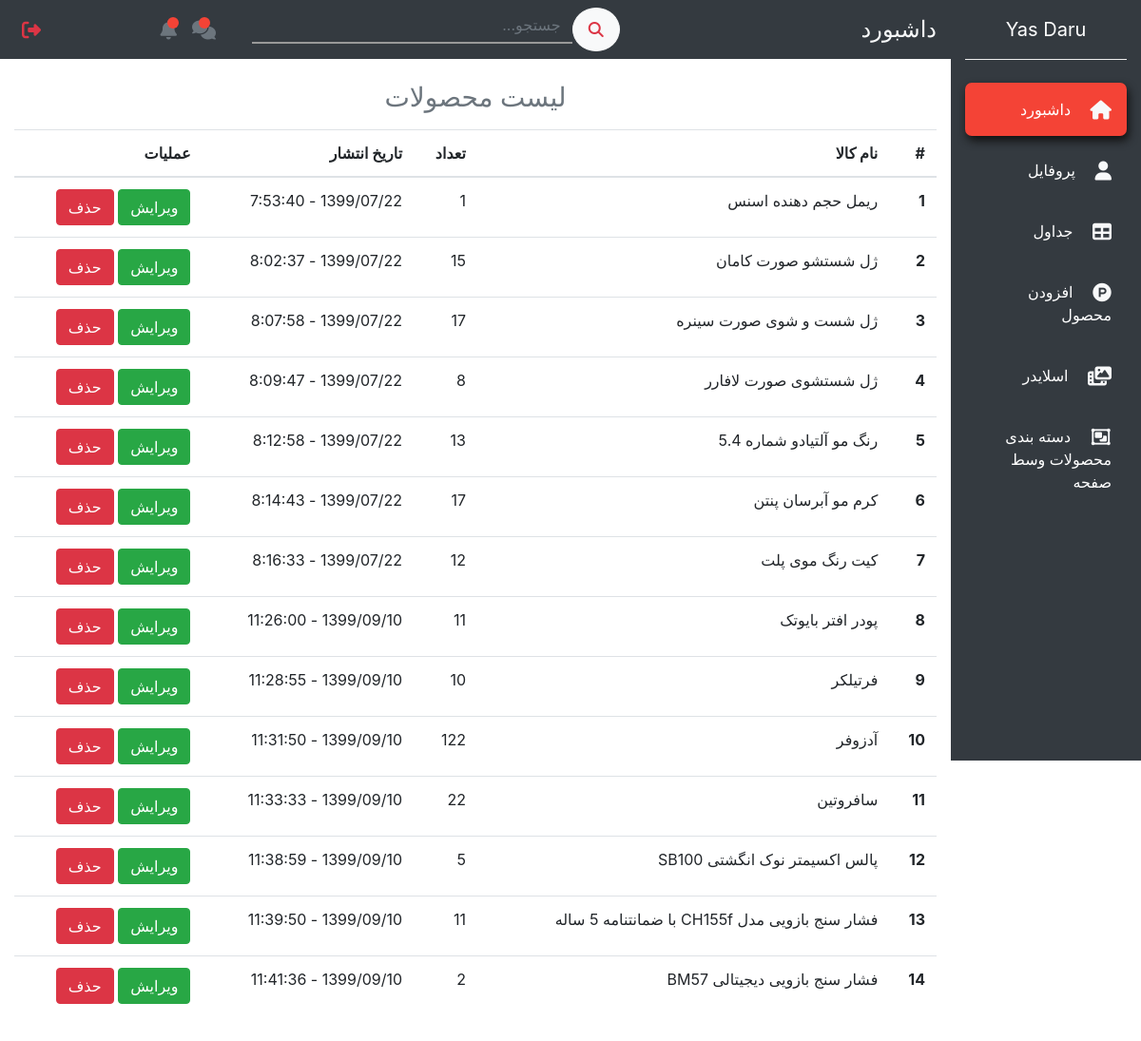
The page /dashboard/tables/ (signed in) on the database its author committed.
### products/models.py (models this page shows, shortened)
class Product(models.Model):
    english_title       = models.CharField(max_length=200)
    persian_title       = models.CharField(max_length=200)
    brand_name          = models.CharField(max_length=200)
    price               = models.DecimalField(decimal_places=0, max_digits=30, default=100000)
    quantity            = models.PositiveIntegerField(default='1')
    slug                = models.SlugField(max_length=250, blank=True, null=True)
    active              = models.BooleanField(default=True)
    featured            = models.BooleanField(default=False)
    image               = models.ImageField(upload_to='products_pics', null=True, blank=True)
    date                = models.CharField(max_length=200, default=shamsi_date)
    category            = models.ForeignKey(Category, models.SET_NULL, null=True, blank=True)
    sub_category        = models.ForeignKey(SubCategory, models.SET_NULL, null=True, blank=True)
    description         = models.ForeignKey(StandardDescription, models.SET_NULL, null=True, blank=True)
    image_medium = ImageSpecField(source='image',
                                  processors=[Thumbnail(120, 120)],
                                  format='JPEG',
                                  options={'quality': 60})
    image_small = ImageSpecField(source='image',
                                 processors=[Thumbnail(50, 50)],
                                 format='JPEG',
                                 options={'quality': 60})

### dashboard/views.py (the view)
# urls.py: path('tables/', tables, name='tables'),
@staff_member_required
def tables(request):
    products = Product.objects.all()
    return render(request, 'dashboard/tables.html', {'products': products})

### A/dateconverter.py (called while the page is built)
def gLeapYear(y):
    if (y % 4 == 0) and ((y % 100 != 0) or (y % 400 == 0)):
        return True
    else:
        return False

### A/utils.py (called while the page is built)
def shamsi_date():
    now    = datetime.datetime.now()
    year   = now.year
    month  = now.month
    day    = now.day
    hour   = now.hour
    minute = now.minute
    second = now.second
    if len(str(day)) == 1:
        day = "0" + str(day)
    if len(str(month)) == 1:
        month = "0" + str(month)
    if len(str(minute)) == 1:
        minute = "0" + str(minute)
    if len(str(second)) == 1:
        second = "0" + str(second)
    stoday   = shamsiDate(int(year), int(month), int(day))
    clocknow = str(hour) +":"+ str(minute) +":"+ str(second)
    return f'{stoday} - {clocknow}'

### accounts/models.py (called while the page is built)
    @property
    def is_staff(self):
        return self.is_admin

### carts/models.py (called while the page is built)
def pre_save_cart_receiver(sender, instance, *args, **kwargs):
    if instance.subtotal > 0:
        instance.total = instance.subtotal + 0
    else:
        instance.total = 0.00

    def new_or_get(self, request):
        cart_id = request.session.get('cart_id', None)
        qs = self.get_queryset().filter(id=cart_id)
        if qs.count() == 1:
            new_obj = False
            print('Cart id exists')
            cart_obj = qs.first()
            if request.user.is_authenticated and cart_obj.user is None:
                cart_obj.user = request.user
                cart_obj.save()
        else:
            cart_obj = Cart.objects.new(user=request.user)
            new_obj = True
            request.session['cart_id'] = cart_obj.id
        return cart_obj, new_obj

    def new(self, user=None):
        user_obj = None
        if user is not None:
            if user.is_authenticated:
                user_obj = user
        return self.model.objects.create(user=user_obj)

### main/context_processors.py (called while the page is built)
def general_context(request):
    cart_obj, new_obj = Cart.objects.new_or_get(request)
    return {
                'cart': cart_obj,
            }

### dashboard/templates/dashboard/tables.html
{% extends 'dashboard/base.html' %}
{% block content %}
  <section id="tables1">
    <div class="container-fluid">
      <div class="row mb-5">
        <div class="col-xl-10 col-lg-9 col-md-8 mr-auto">
          <div class="row">
            <div class="col-12">
              <h3 class="text-muted text-center mb-3">لیست محصولات</h3>
            </div>
            <div class="col-12">
              <table class="table">
                <thead>
                  <tr>
                    <th scope="col">#</th>
                    <th scope="col">نام کالا</th>
                    <th scope="col">تعداد</th>
                    <th scope="col">تاریخ انتشار</th>
                    <th scope="col">عملیات</th>
                  </tr>
                </thead>
                <tbody>
                  {% for product in products %}
                  <tr>
                      <th scope="row">{{ forloop.counter }}</th>
                      <td>{{ product.persian_title }}</td>
                      <td>{{ product.quantity }}</td>
                      <td>{{ product.date }}</td>
                      <td>
                        <a class="btn btn-success" href="{% url 'dashboard:edit-product' product.pk %}">ویرایش</a>
                        <a class="btn btn-danger" href="{% url 'dashboard:delete-product' product.pk %}">حذف</a>
                      </td>
                  </tr>
                  {% endfor %}
                </tbody>
              </table>
            </div>
          </div>
        </div>
      </div>
    </div>
  </section>
{% endblock %}

### dashboard/templates/dashboard/base.html (shortened to what this page needs)
{% load static %}
{% if user.is_staff %}
<!DOCTYPE html>
<html lang="en">
<head>
  <link rel="stylesheet" href="https://stackpath.bootstrapcdn.com/bootstrap/4.5.0/css/bootstrap.min.css">
  <link rel="stylesheet" href="{% static 'dashboard/css/styleAdmin.css' %}">
  <link rel="stylesheet" href="{% static 'dashboard/js/jquery-ui.css' %}">
</head>
<body>
    <nav class="navbar navbar-expand-md navbar-light">
      <div class="collapse navbar-collapse" id="myNavbar">
        <div class="container-fluid">
          <div class="row">
            <div class="col-xl-2 col-lg-3 col-md-4 bg-dark text-white sidebar fixed-top">
              <a href="#" class="navbar-brand d-block text-white mx-auto text-center py-3 mb-4 bottom-border">Yas Daru</a>
              <ul class="navbar-nav flex-column mt-4" id="ul1">
                <li class="nav-item" id="dashboard">
                  <a href="admin.html" class="nav-link text-white p-3 mb-2 current">
                    <i class="fas fa-home text-light fa-lg ml-3"></i>
                    داشبورد
                  </a>
                </li>
                <li class="nav-item" id="profile1">
                  <a href="#" class="nav-link text-white p-3 mb-2 sidebar-link">
                    <i class="fas fa-user text-light fa-lg ml-3"></i>
                    پروفایل
                  </a>
                </li>
                <li class="nav-item" id="table2">
                  <a href="{% url 'dashboard:tables' %}" class="nav-link text-white p-3 mb-2 sidebar-link">
                    <i class="fas fa-table text-light fa-lg ml-3"></i>
                    جداول
                  </a>
                </li>
                <li class="nav-item" id="attachProduct">
                  <a href="{% url 'dashboard:add-product' %}" class="nav-link text-white p-3 mb-2 sidebar-link">
                    <i class="fab fa-product-hunt text-light fa-lg ml-3"></i>
                    افزودن محصول
                  </a>
                </li>
                <li class="nav-item" id="accordion">
                  <a href="#setSlider1" class="nav-link text-white p-3 mb-2 sidebar-link" data-toggle="collapse">
                    <i class="fas fa-photo-video text-light fa-lg ml-3"></i>
                   اسلایدر
                  </a>
                </li>
                <li class="nav-item" id="showCategory">
                  <a href="sortProDash.html" class="nav-link text-white p-3 mb-2 sidebar-link">
                    <i class="far fa-object-group text-light fa-lg ml-3"></i>
                    دسته بندی محصولات وسط صفحه
                  </a>
                </li>
              </ul>
            </div>
            <div class="col-xl-10 col-lg-9 col-md-8 mr-auto bg-dark fixed-top top-navbar py-2">
              <div class="row align-items-center">
                <div class="col-md-4">
                  <h4 class="text-light mb-0">داشبورد</h4>
                </div>
                <div class="col-md-5">
                  <form action="">
                    <div class="input-group">
                      <button type="button" class="btn btn-light search-button"><i class="fas fa-search text-danger"></i></button>
                      <input type="text" class="form-control search-input" placeholder="جستجو...">
                    </div>
                  </form>
                </div>
                <div class="col-md-3">
                  <ul class="navbar-nav">
                    <li class="nav-item icon-parent">
                      <a href="#" class="nav-link icon-bullet"><i class="fas fa-comments text-muted fa-lg"></i></a>
                    </li>
                    <li class="nav-item icon-parent">
                      <a href="#" class="nav-link icon-bullet"><i class="fas fa-bell text-muted fa-lg"></i></a>
                    </li>
                    <li class="nav-item mr-md-auto">
                      <a href="{% url 'accounts:logout' %}" class="nav-link"><i class="fas fa-sign-out-alt text-danger fa-lg"></i></a>
                    </li>
                  </ul>
                </div>
              </div>
            </div>
          </div>
        </div>
      </div>
    </nav>
    {% block content %}
    {% endblock %}
</body>
</html>
{% else %}
no access
{% endif %}

### static/dashboard/css/styleAdmin.css (style rules this page uses)
* { margin: 0; padding: 0; }
body { background: white; direction: rtl; text-align: right; font: yekan; }
.sidebar { height: 100vh; }
.bottom-border { border-bottom: 1px groove #eee; }
.sidebar-link { transition: all 0.4s; }
.current { background-color: #f44336; border-radius: 7px; box-shadow: 2px 5px 10px #111; transition: all 0.3s; }
.search-input { background: transparent; border: none; border-radius: 0; border-bottom: 2px solid #999; transition: all 0.4s; }
.search-button { border-radius: 50%; padding: 10px 16px; transition: all 0.4s; }
.icon-parent { position: relative; }
.icon-bullet::after { content: ""; position: absolute; top: 7px; left: 15px; height: 12px; width: 12px; border-radius: 50%; background-color: #f44336; }
section { display: block; margin-top: 70px; }

### rows shown on the page
Product: persian_title "ریمل حجم دهنده اسنس", quantity "1", date "1399/07/22 - 7:53:40"
Product: persian_title "ژل شستشو صورت کامان", quantity "15", date "1399/07/22 - 8:02:37"
Product: persian_title "ژل شست و شوی صورت سینره", quantity "17", date "1399/07/22 - 8:07:58"
Product: persian_title "ژل شستشوی صورت لافارر", quantity "8", date "1399/07/22 - 8:09:47"
Product: persian_title "رنگ مو آلتیادو شماره 5.4", quantity "13", date "1399/07/22 - 8:12:58"
Product: persian_title "کرم مو آبرسان پنتن", quantity "17", date "1399/07/22 - 8:14:43"
Product: persian_title "کیت رنگ موی پلت", quantity "12", date "1399/07/22 - 8:16:33"
Product: persian_title "پودر افتر بایوتک", quantity "11", date "1399/09/10 - 11:26:00"
Product: persian_title "فرتیلکر", quantity "10", date "1399/09/10 - 11:28:55"
Product: persian_title "آدزوفر", quantity "122", date "1399/09/10 - 11:31:50"
Product: persian_title "سافروتین", quantity "22", date "1399/09/10 - 11:33:33"
Product: persian_title "پالس اکسیمتر نوک انگشتی SB100", quantity "5", date "1399/09/10 - 11:38:59"
Product: persian_title "فشار سنج بازویی مدل CH155f با ضمانتنامه 5 ساله", quantity "11", date "1399/09/10 - 11:39:50"
Product: persian_title "فشار سنج بازویی دیجیتالی BM57", quantity "2", date "1399/09/10 - 11:41:36"
